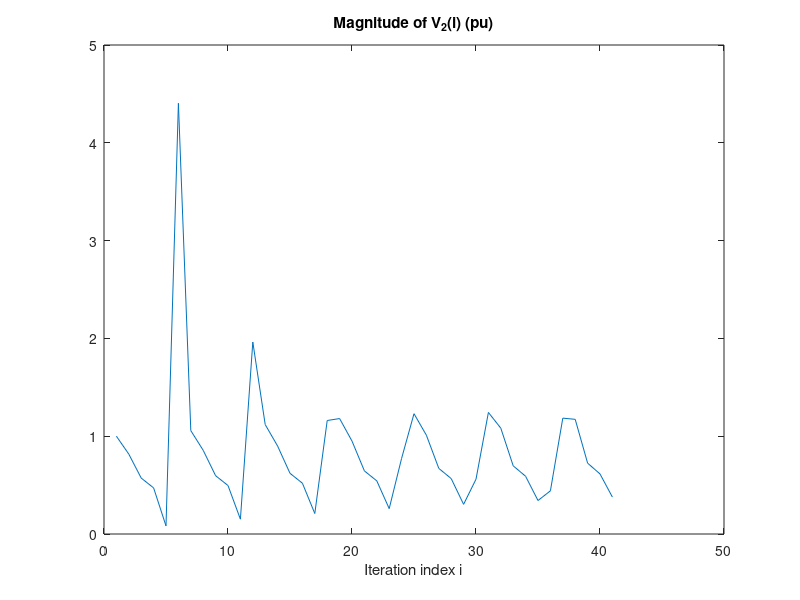
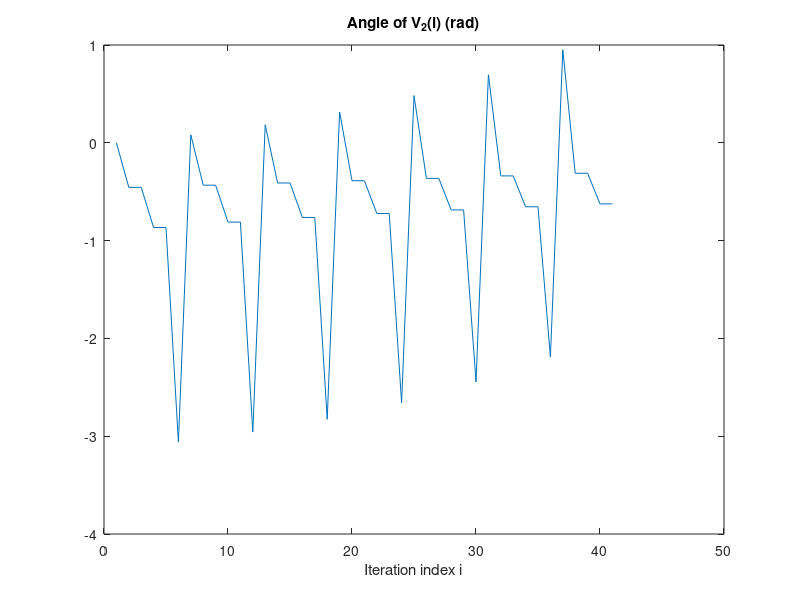

The MATLAB source for these figures, in order:
% EE 4753/EE 5243 Analysis of Power Systems - N. Gatsis
% Gauss-Seidel on 2-bus network
% Bus 1 is slack; bus 2 is PQ

% Bus admittance matrix: y12 has magnitude 5, angle -80 degrees
Y=[5*exp(-1i*deg2rad(80)), 5*exp(1i*deg2rad(100)); ...
   5*exp(1i*deg2rad(100)), 5*exp(-1i*deg2rad(80))];

% Specified quantities
V1=1; % slack bus
PL2=2; % Load at bus 2
QL2=1;

% Set up P and Q injections
P2=-PL2;
Q2=-QL2;

% initialization
V2=1;

% max number of iterations and initial iteration index
maxIter=40;
ind=1;

% vector of iterates
V2iter=zeros(1,maxIter+1);
V2iter(1)=V2;

V2temp=0;
tol=1e-4;
while (ind<=maxIter)&&(abs(V2-V2temp)>=tol),
    V2temp=V2;
    V2=(1/Y(2,2))*((P2-1i*Q2)/V2'-Y(2,1)*V1);
    ind=ind+1;
    V2iter(ind)=V2;
end

S1=V1*(Y(1,1)*V1+Y(1,2)*V2)';
P1=real(S1);
Q1=imag(S1);


figure(3)
plot(sqrt(conj(V2iter(:,1:ind)).*V2iter(:,1:ind))') % Plot the magnitude 
title('Magnitude of V_2(i) (pu)') 
xlabel('Iteration index i')
figure(4)
plot(atan2(imag(V2iter(:,1:ind))',real(V2iter(:,1:ind))')) % Plot the phase
title('Angle of V_2(i) (rad)')
xlabel('Iteration index i')